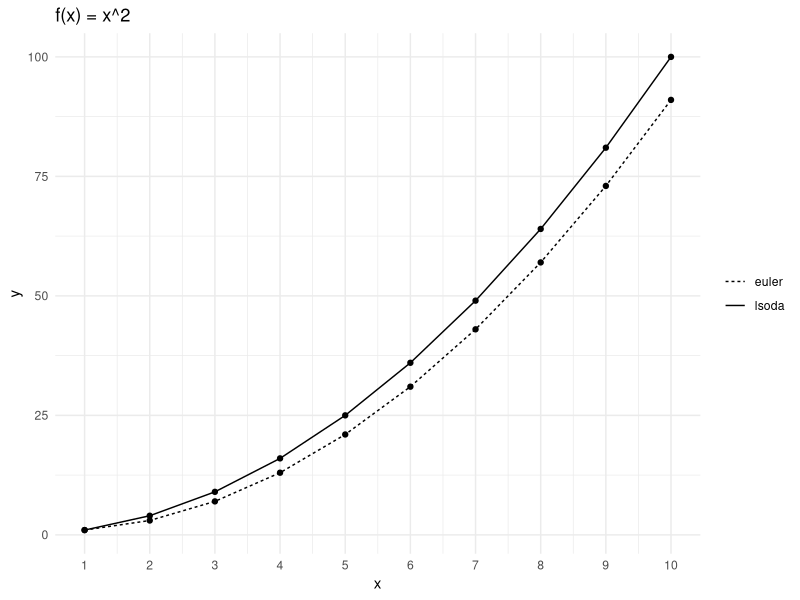

This figure's R source:
library(deSolve)
library(ggplot2)
library(reshape2)

x <- seq(1, 10)

euler <- ode(
  times = x,
  y = c(y = 1),
  parms = NULL,
  method = "euler",
  func = function(t, y, parms) {
    list(2 * t)
  }
)

lsoda <- ode(
  times = x,
  y = c(y = 1),
  parms = NULL,
  func = function(t, y, parms) {
    list(2 * t)
  }
)

data <- data.frame(x = x, euler = euler[, "y"], lsoda = lsoda[, "y"])
molten <- melt(data, id.vars = "x")

ggplot(data = molten, mapping = aes(x = x, y = value, linetype = variable)) +
  theme_minimal() +
  labs(title = "f(x) = x^2", y = "y", linetype = NULL) +
  scale_linetype_manual(values = c("22", "solid")) +
  scale_x_continuous(breaks = x) +
  geom_line() +
  geom_point()
